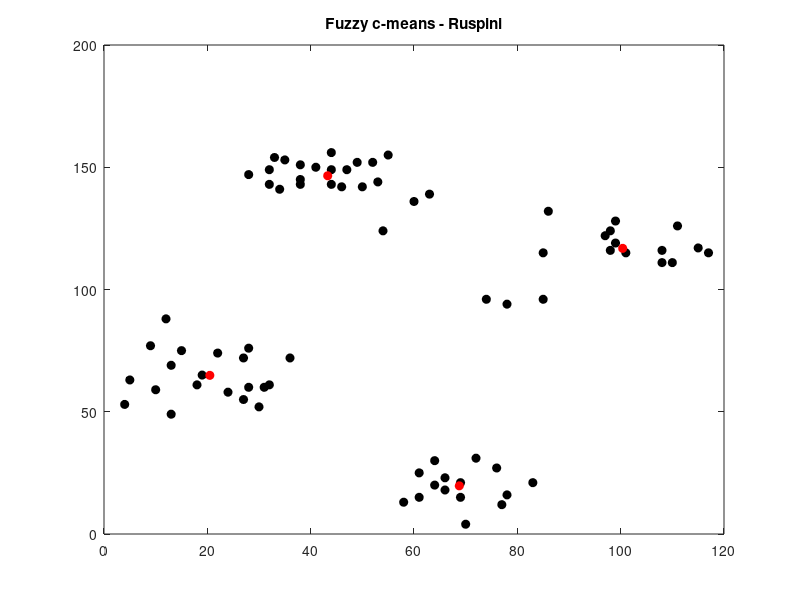

The MATLAB source for this figure:
%%
% Fuzzy c-means
% Autor: Thiago Silva
%

load ruspini.txt

% parâmetro de influência de pesos (m > 1)
m = 2;

% dimensões da base ruspini
numvar = 2;

% parãmetro número de centróides (protótipos)
numcentros = 4;

% inicialmente centróides aleatoriamente
centros = ruspini(randperm(length(ruspini), numcentros), :);

% matriz de distâncias
dist = zeros(length(ruspini), numcentros);

% matriz de partição
u = zeros(length(ruspini), numcentros);

% iterações
ITER = 1;
while ITER < 100
    
    % calcula as distâncias
    for i=1:length(ruspini)
        for j=1:numcentros
            dist(i, j) = 0;
            for k=1:numvar
                dist(i, j) = dist(i, j) + (centros(j, k) - ruspini(i, k))^2;
            end
            dist(i, j) = sqrt(dist(i, j));
        end
    end
    
    % atualiza matriz de partição
    for i=1:length(ruspini)
        for j=1:numcentros
            u(i, j) = 1 / sum((dist(i, j) ./ dist(i, :)).^(2 / (m-1)));
            if isnan(u(i, j))
                u(i, j) = 1;
            end
        end
    end
    
    % atualiza os protótipos
    for i=1:numcentros
        for j=1:numvar
            centros(i, j) = sum(ruspini(:, j) .* u(:, i).^m) / sum(u(:, i).^m);
        end
    end
    
    ITER = ITER + 1;
end

% gráficos de resultados
% base de dados em preto
plot(ruspini(:, 1), ruspini(:, 2), 'ko', 'MarkerFaceColor', 'k')
hold on
% protótipos em vermelho
plot(centros(:, 1), centros(:, 2), 'ro', 'MarkerFaceColor', 'r')
title('Fuzzy c-means - Ruspini')
